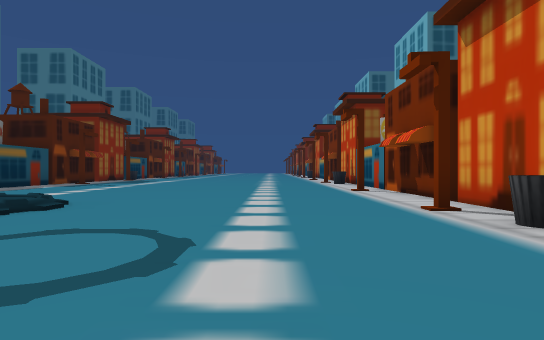
view 1 (above)

24 first-person views from a walk through a Unity game level. The camera is 1.4 m above the floor, looks level and sees 75° across. The floor is counted in squares, 2.62 m on a side. Each view is taken from the middle of a square. On the plan, view 1 faces up. The plan holds only what a view shows up to about 9 squares ahead; the rest is blank. The place goes on beyond the plan. The player is left out.

view 2
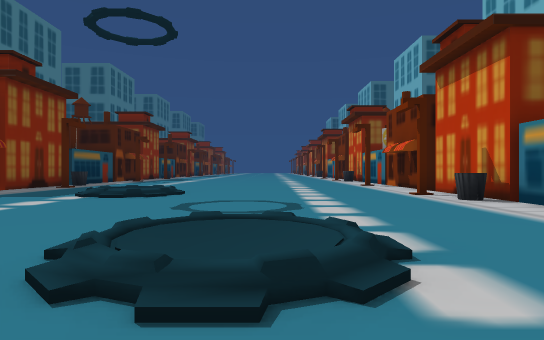

view 3
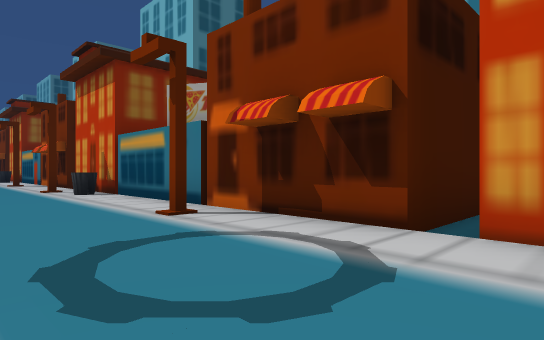

view 4
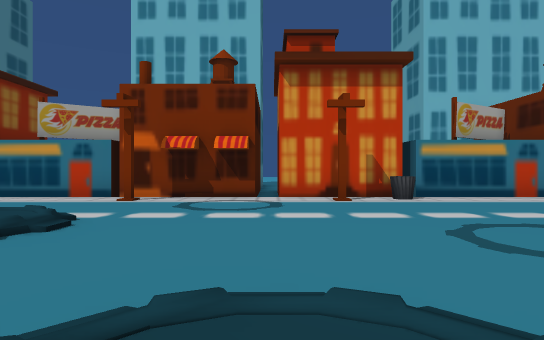

view 5
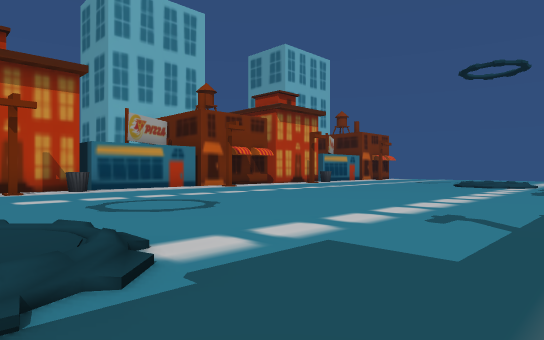

view 6
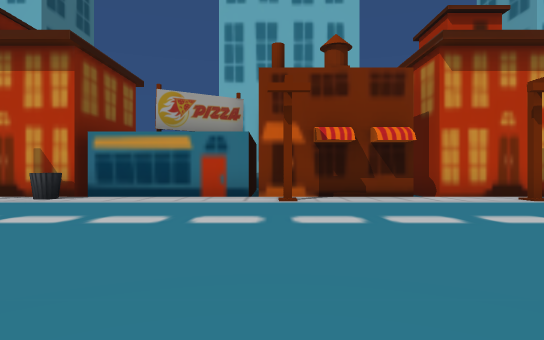

view 7
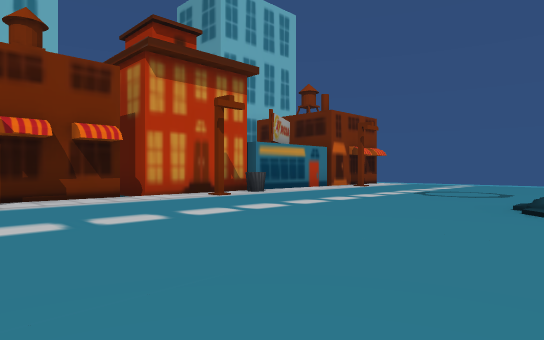

view 8
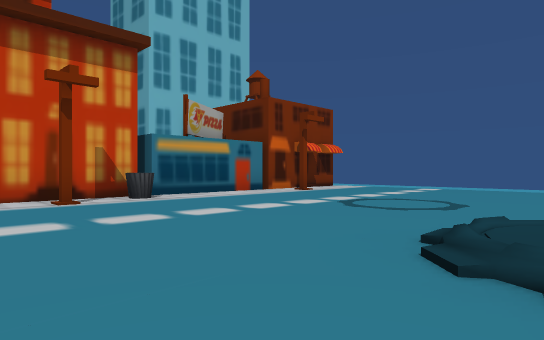

view 9
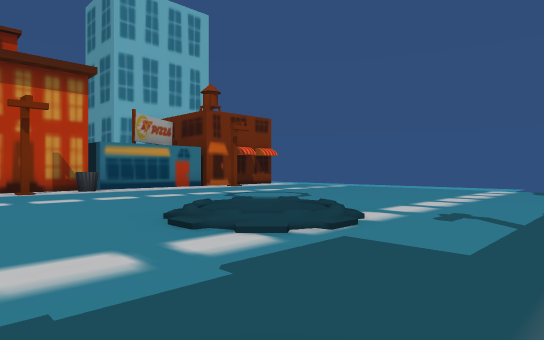

view 10
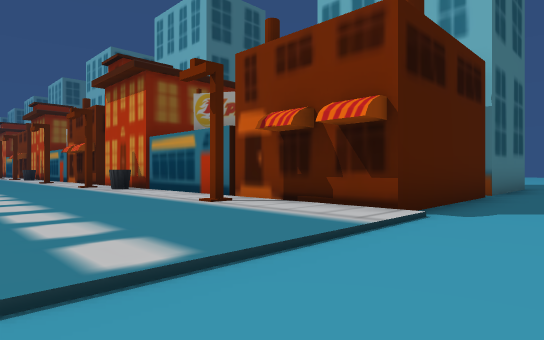

view 11
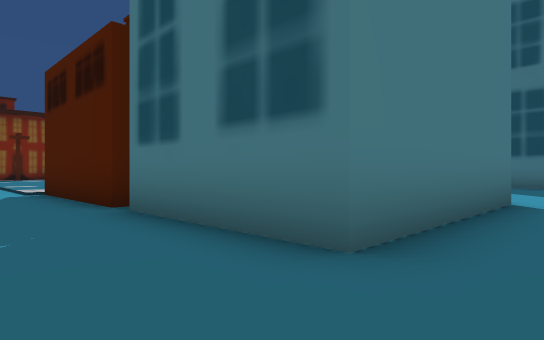

view 12
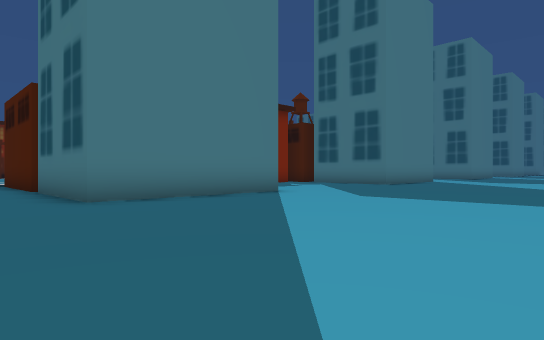

view 13
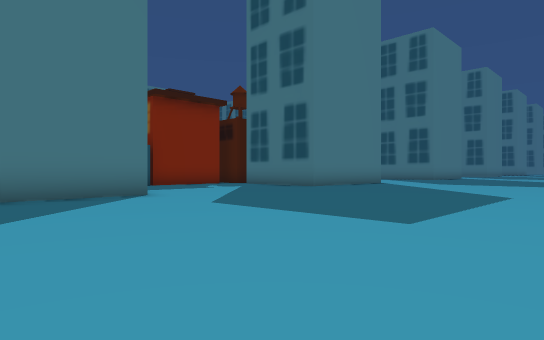

view 14
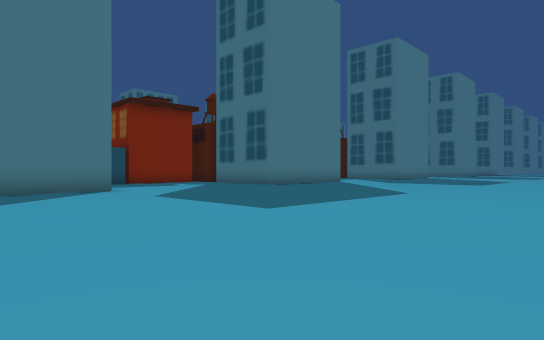

view 15
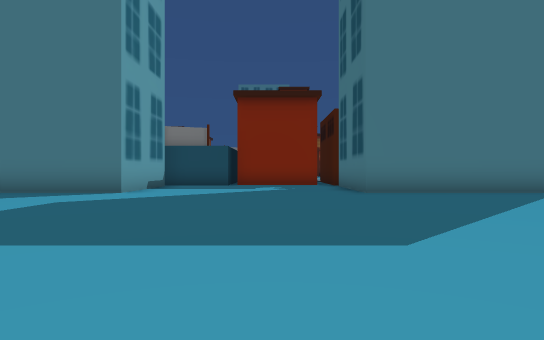

view 16
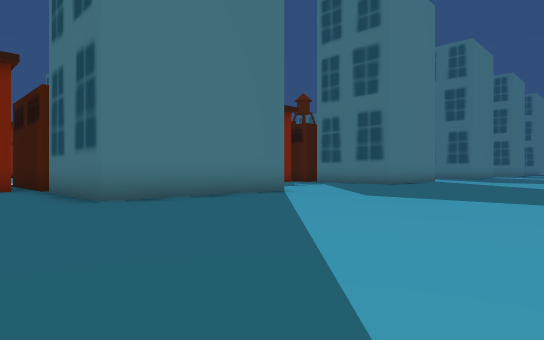

view 17
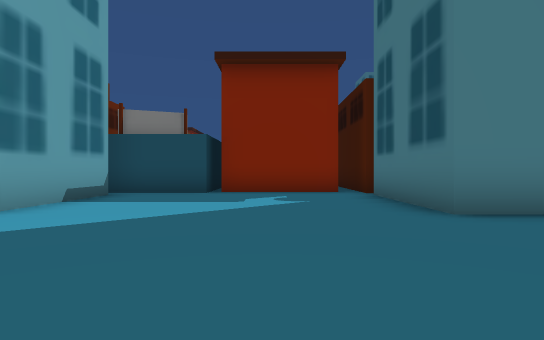

view 18
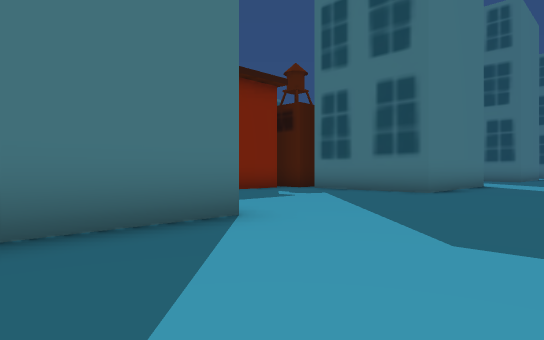

view 19
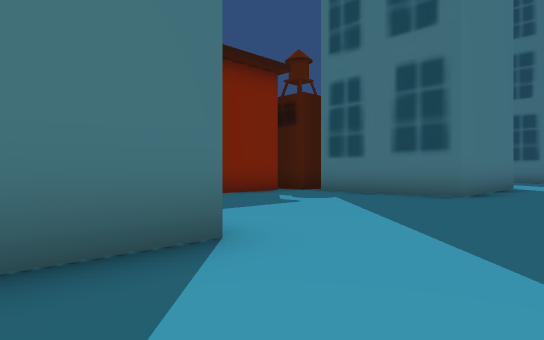

view 20
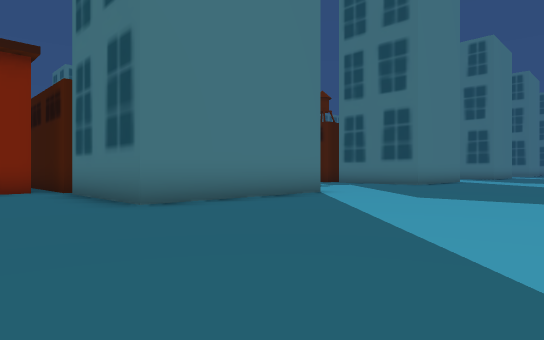

view 21
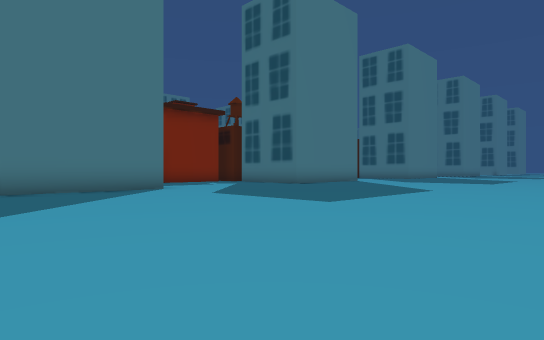

view 22
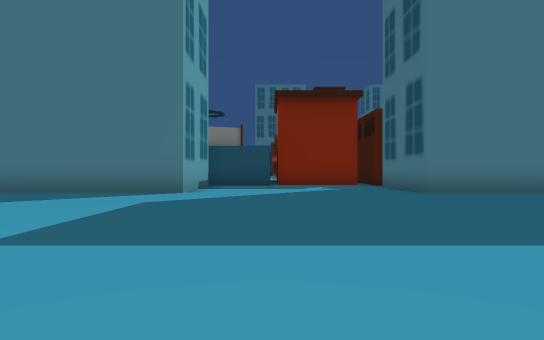

view 23
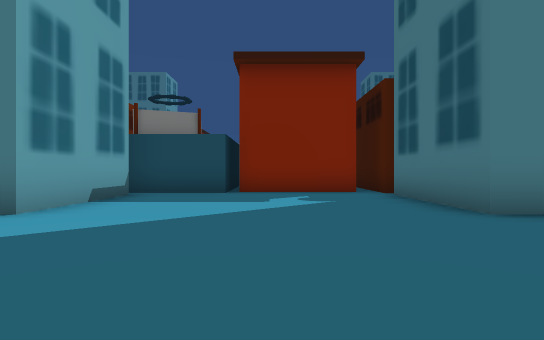

view 24
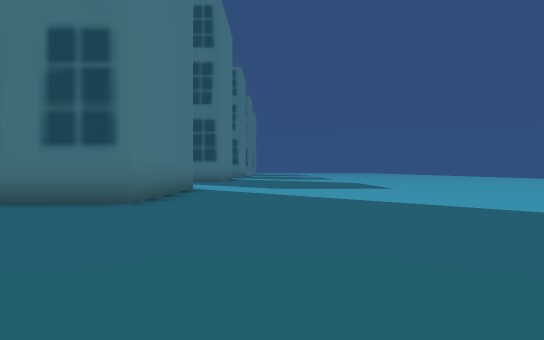

### Floor plan
Key: @ floor where view 1 was taken; # wall or solid block; . main floor; : floor 0.25 m higher than the main floor; / step, stairs or slope.
Columns run from 7 left of view 1 to 20 right of it. Each row starts with its distance up from view 1.
  9  :::::::: #      #.........
  8  :::::::::#      #.........
  7    :::::::####.###........
  6 :: /:::::::###.............
  5 ::///::::#:###.............
  4 ::///::::::###.............
  3  :::::::::## #.............
  2   ::::::::#  #.............
  1    :::::::#  #.###.........
  0    :://@::##     #..........
 -1     :///::#      #..........
 -2     ::/:::#      #..........
 -3    /::::::#### ###..........
 -4 :://::::::/.................
 -5 :://:::::#/###..........
 -6 ::::::::::/###..........
 -7  :::::::::##  ..........
 -8  :::::::::#     ........
 -9  :::::::::#      .......
-10  :::::::::#      #......
-11  :::::::::###    #......
-12  :::::::::#      #........
-13  :::::::::#  # ###.........
-14 ::::::::::/  ..............
-15 ::::::::::/###.............
-16 ::///::::#/###.............
-17  :///:::::## #.............
-18  ::/::::::####.............
-19  :::::::::#  #..............
-20  :::::::::#  #.###..........
-21  :::::::::#      #..........
-22  :::::::::#      #..........
-23  :::::::::#      #..........
-24  :::::::::####.###.......
-25       ...................
-26       .....    ..........

Positions as (right, up) in squares from view 1, and headings:
1: (0, 0), facing up
2: (-1, -3), facing up
3: (0, -5), facing up-right
4: (-5, -4), facing right
5: (-7, -4), facing down-right
6: (-4, -11), facing right
7: (-4, -11), facing down-right
8: (-4, -14), facing down-right
9: (-7, -14), facing down-right
10: (-1, -26), facing up-right
11: (12, -26), facing up-left
12: (17, -26), facing up-left
13: (18, -23), facing up-left
14: (20, -23), facing up-left
15: (19, -16), facing left
16: (17, -16), facing up-left
17: (15, -16), facing left
18: (14, -12), facing up-left
19: (13, -11), facing up-left
20: (16, -6), facing up-left
21: (20, -4), facing up-left
22: (19, 3), facing left
23: (15, 4), facing left
24: (13, 1), facing up
